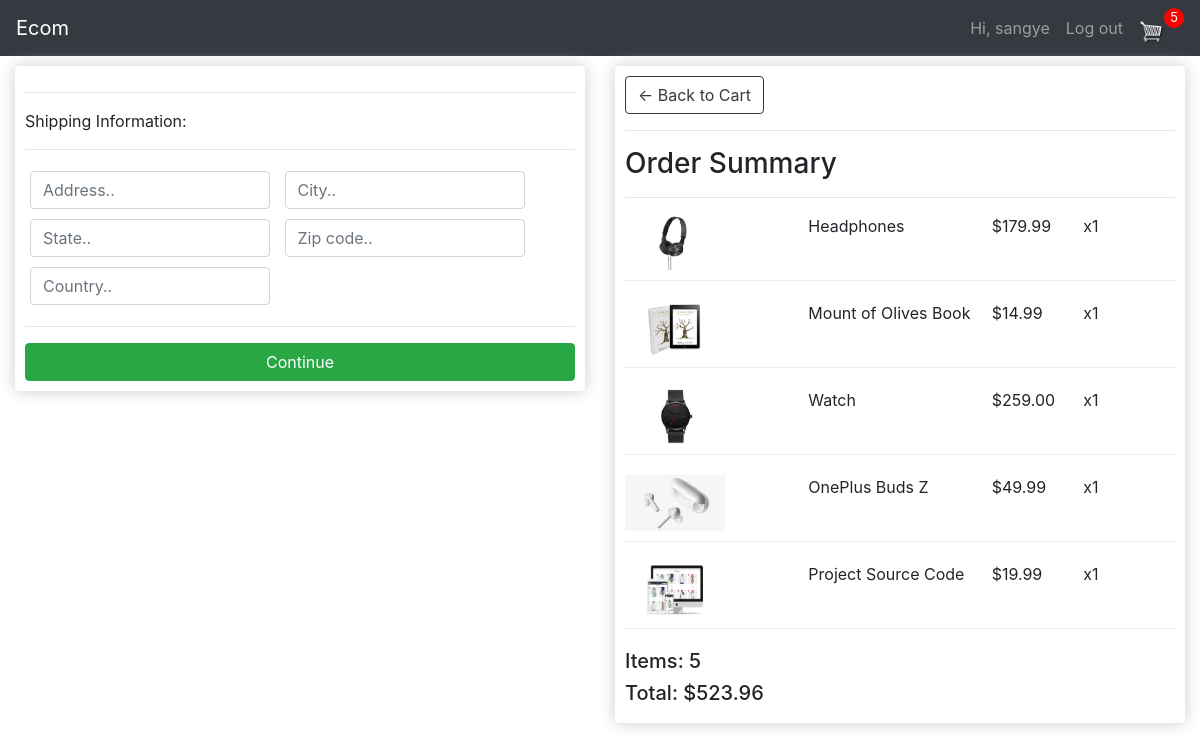
/checkout/ (signed in), run on an earlier commit of the app's database.
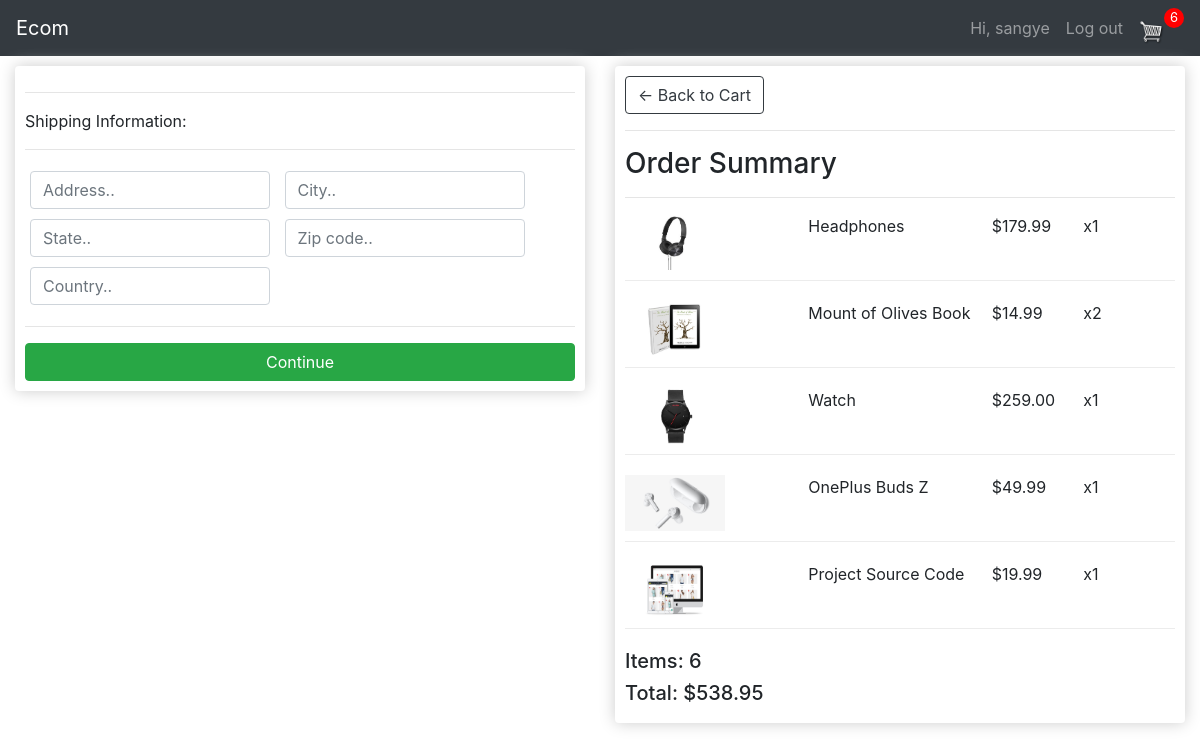
And on a later commit of the database.
### store/models.py (models this page shows, shortened)
class OrderItem(models.Model):
    product = models.ForeignKey(Product, on_delete=models.SET_NULL, blank=True, null=True)
    order = models.ForeignKey(Order, on_delete=models.SET_NULL, blank=True, null=True)
    quantity = models.IntegerField(default=0, blank=True, null=True)
    date_added = models.DateTimeField(auto_now_add=True)
    @property
    def get_total(self):
        total = self.product.price * self.quantity
        return total

class Order(models.Model):
    customer = models.ForeignKey(Customer, on_delete=models.SET_NULL, blank=True, null=True)
    date_ordered = models.DateField(auto_now_add=True)
    complete = models.BooleanField(default=False, null=True, blank=False)
    transaction_id = models.CharField(max_length=200, null=True)
    @property
    def shipping(self):
        shipping = False
        order_items = self.orderitem_set.all()
        for item in order_items:
            if item.product.digital == False:
                shipping = True
        return shipping
    @property
    def get_cart_total(self):
        orderitems = self.orderitem_set.all()
        total = sum([item.get_total for item in orderitems])
        return total
    @property
    def get_cart_items(self):
        orderitems = self.orderitem_set.all()
        total = sum([item.quantity for item in orderitems])
        return total

class Product(models.Model):
    name = models.CharField(max_length=200)
    price = models.DecimalField(max_digits=7, decimal_places=2)
    digital = models.BooleanField(default=False, null=True, blank=False)
    image = models.ImageField(null=True, blank=True)
    def __str__(self):
        return self.name
    @property
    def image_url(self):
        try:
            url = self.image.url
        except:
            url = ''
        return url

### store/views.py (the view)
# urls.py: path('checkout/', views.check_out, name='checkout'),
def check_out(request):
    data = cart_data(request)
    items = data['items']
    order = data['order']
    cart_items = data['cartItems']
    context = {'items': items, 'order': order, 'cartItems': cart_items}
    return render(request, 'store/checkout.html', context)

### store/utils.py (called while the page is built)
def cart_data(request):
    if request.user.is_authenticated:
        customer = request.user.customer
        order, created = Order.objects.get_or_create(customer=customer, complete=False)
        items = order.orderitem_set.all()
        cart_items = order.get_cart_items
    else:
        cookie_data = cookie_cart(request)
        items = cookie_data['items']
        order = cookie_data['order']
        cart_items = cookie_data['cartItems']
    return {'items': items, 'order': order, 'cartItems': cart_items}

### store/templates/store/checkout.html (shortened to what this page needs)
{% extends 'store/base.html' %}
{% load static %}
{% block content %}
    <div class="row">
        <div class="col-lg-6">
            <div class="box-element" id="form-wrapper">
                <form action="" id="form">
                    <div id="shipping-info">
                        <hr>
                        <p>Shipping Information:</p>
                        <hr>
                        <div class="form-field">
                            <input class="form-control" type="text" name="address" id="" placeholder="Address..">
                        </div>
                        <div class="form-field">
                            <input class="form-control" type="text" name="city" id="" placeholder="City..">
                        </div>
                        <div class="form-field">
                            <input class="form-control" type="text" name="state" id="" placeholder="State..">
                        </div>
                        <div class="form-field">
                            <input class="form-control" type="text" name="zipcode" id="" placeholder="Zip code..">
                        </div>
                        <div class="form-field">
                            <input class="form-control" type="text" name="country" id="" placeholder="Country..">
                        </div>
                    </div>
                    <hr>
                    <input id="form-button" class="btn btn-success btn-block" type="submit" value="Continue">
                </form>
            </div>
            <br>
        </div>
        <div class="col-lg-6">
            <div class="box-element">
                <a class="btn btn-outline-dark" href="{% url 'store:cart' %}">&#x2190; Back to Cart</a>
                <hr>
                <h3>Order Summary</h3>
                <hr>
                {% for item in items %}
                    <div class="cart-row">
                        <div class="flex-2"><img class="row-image default" src="{{item.product.image_url}}" alt="{{item.product}}"></div>
                        <div class="flex-2"><p>{{item.product.name}}</p></div>
                        <div class="flex-1"><p>${{item.product.price}}</p></div>
                        <div class="flex-1"><p>x{{item.quantity}}</p></div>
                    </div>
                {% endfor %}
                <h5>Items: {{order.get_cart_items}}</h5>
                <h5>Total: ${{order.get_cart_total}}</h5>
            </div>
        </div>
    </div>
{% endblock content %}

### store/templates/store/base.html (shortened to what this page needs)
{% load bootstrap4 %}
<!doctype html>
<html lang="en">
  <head>
    <link rel="stylesheet" href="https://stackpath.bootstrapcdn.com/bootstrap/4.5.2/css/bootstrap.min.css">
    {% load static %}
    <link rel="stylesheet" href="{% static 'css/main.css' %}">
  </head>
  <body>
    <nav class="navbar navbar-expand-lg navbar-dark bg-dark">
        <a class="navbar-brand" href="{% url 'store:index' %}">Ecom</a>
        <div class="collapse navbar-collapse" id="navbarSupportedContent">
          <ul class="navbar-nav ml-auto">
            {% if user.is_authenticated %}
              <li class="nav-item">
                <a class="nav-link" href="#">Hi, {{ user.username }}</a>
              </li>
              <li class="nav-item">
                <a class="nav-link" href="{% url 'users:logout' %}">Log out</a>
              </li>
            {% endif %}
            <li class="nav-item">
              <div class="form-inline">
                <a href="{% url 'store:cart' %}">
                 <img id="cart-icon" src="{% static 'images/cart.png' %}" alt="cart">
               </a>
               <p id="cart-total">{{cartItems}}</p>
              </div>
            </li>
          </ul>
        </div>
    </nav>
    <div class="container-fluid">
      {% block content %}
      {% endblock content %}
    </div>
  </body>
</html>

What changed in the data, as far as the page shows it:
changed OrderItem "Mount of Olives Book": quantity "1" → "2"
changed through a linked row, Order: get_cart_items "5" → "6"; get_cart_total "523.96" → "538.95"
Also different on the page:
{{ cartItems }}: "5" → "6"
